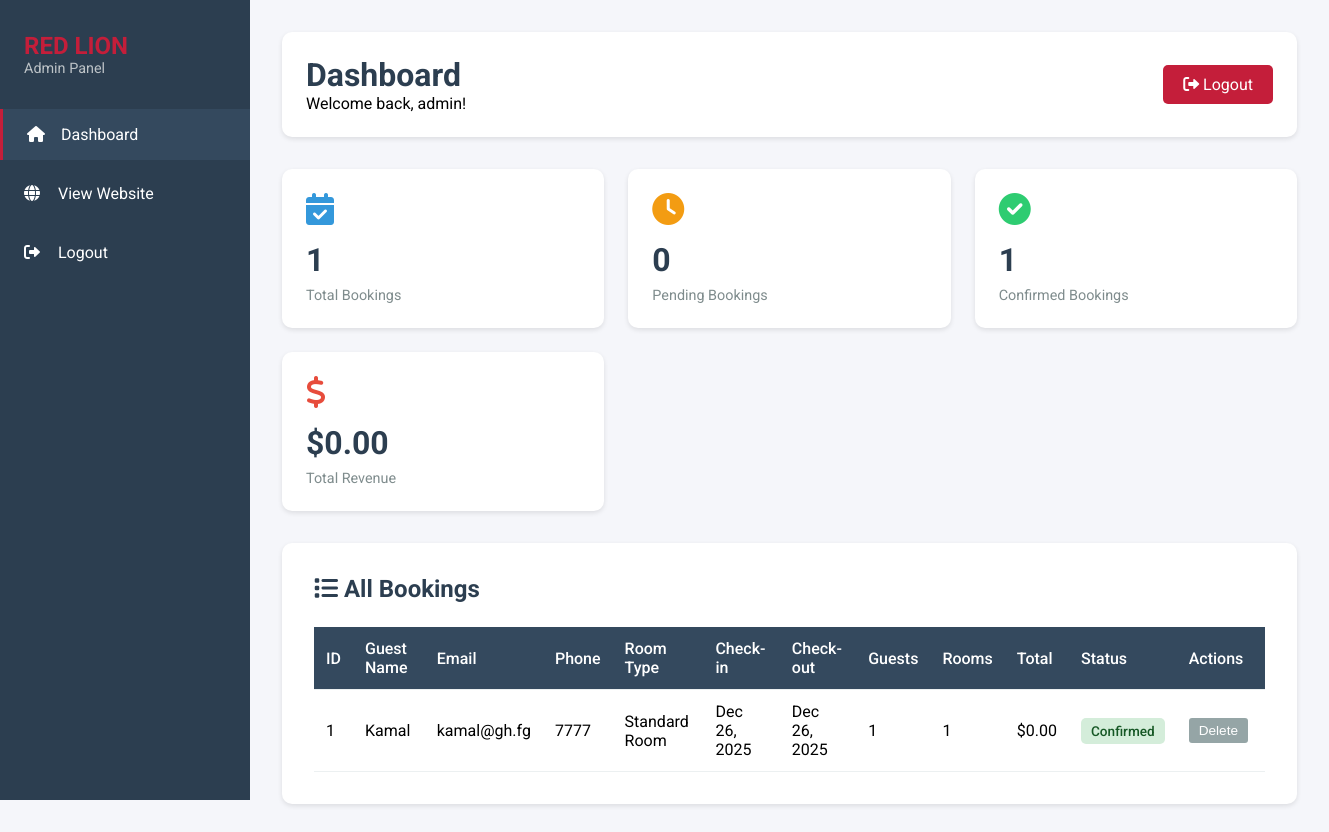
The app's page /dashboard.php (signed in) with its own data.
### tables this page shows
CREATE TABLE `bookings` (
  `id` int(11) NOT NULL,
  `full_name` varchar(100) NOT NULL,
  `email` varchar(100) NOT NULL,
  `phone` varchar(20) NOT NULL,
  `room_id` int(11) NOT NULL,
  `check_in` date NOT NULL,
  `check_out` date NOT NULL,
  `num_guests` int(11) NOT NULL,
  `num_rooms` int(11) NOT NULL,
  `special_requests` text DEFAULT NULL,
  `total_price` decimal(10,2) DEFAULT NULL,
  `status` enum('pending','confirmed','cancelled') DEFAULT 'pending',
  `booking_date` timestamp NOT NULL DEFAULT current_timestamp()
);

CREATE TABLE `rooms` (
  `id` int(11) NOT NULL,
  `room_type` varchar(50) NOT NULL,
  `price` decimal(10,2) NOT NULL,
  `description` text DEFAULT NULL,
  `amenities` text DEFAULT NULL,
  `image_url` varchar(255) DEFAULT NULL,
  `available_rooms` int(11) DEFAULT 10,
  `created_at` timestamp NOT NULL DEFAULT current_timestamp()
);

### dashboard.php (the view, shortened to what this page needs)
<?php
require_once '../../config/database.php';
$total_bookings_query = "SELECT COUNT(*) as total FROM bookings";
$total_bookings = mysqli_fetch_assoc(mysqli_query($conn, $total_bookings_query))['total'];
$pending_query = "SELECT COUNT(*) as total FROM bookings WHERE status = 'pending'";
$pending_bookings = mysqli_fetch_assoc(mysqli_query($conn, $pending_query))['total'];
$confirmed_query = "SELECT COUNT(*) as total FROM bookings WHERE status = 'confirmed'";
$confirmed_bookings = mysqli_fetch_assoc(mysqli_query($conn, $confirmed_query))['total'];
$total_revenue_query = "SELECT SUM(total_price) as revenue FROM bookings WHERE status = 'confirmed'";
$total_revenue = mysqli_fetch_assoc(mysqli_query($conn, $total_revenue_query))['revenue'] ?? 0;
$bookings_query = "SELECT b.*, r.room_type
                   FROM bookings b
                   JOIN rooms r ON b.room_id = r.id
                   ORDER BY b.booking_date DESC";
$bookings_result = mysqli_query($conn, $bookings_query);
?>
<!DOCTYPE html>
<html lang="en">
<head>
    <link rel="stylesheet" href="https://cdnjs.cloudflare.com/ajax/libs/font-awesome/6.0.0/css/all.min.css">
</head>
<body>
<div class="dashboard">
    <aside class="sidebar">
        <div class="sidebar-header">
            <h2>RED LION</h2>
            <p>Admin Panel</p>
        </div>
        <ul class="sidebar-menu">
            <li><a href="dashboard.php" class="active"><i class="fas fa-home"></i> Dashboard</a></li>
            <li><a href="../../public/index.php" target="_blank"><i class="fas fa-globe"></i> View Website</a></li>
            <li><a href="../logout.php"><i class="fas fa-sign-out-alt"></i> Logout</a></li>
        </ul>
    </aside>
    <main class="main-content">
        <div class="header">
            <div>
                <h1>Dashboard</h1>
                <p>Welcome back, <?php echo htmlspecialchars($_SESSION['admin_username']); ?>!</p>
            </div>
            <a href="../logout.php" class="logout-btn"><i class="fas fa-sign-out-alt"></i> Logout</a>
        </div>
        <div class="stats-grid">
            <div class="stat-card blue">
                <i class="fas fa-calendar-check"></i>
                <h3><?php echo $total_bookings; ?></h3>
                <p>Total Bookings</p>
            </div>
            <div class="stat-card orange">
                <i class="fas fa-clock"></i>
                <h3><?php echo $pending_bookings; ?></h3>
                <p>Pending Bookings</p>
            </div>
            <div class="stat-card green">
                <i class="fas fa-check-circle"></i>
                <h3><?php echo $confirmed_bookings; ?></h3>
                <p>Confirmed Bookings</p>
            </div>
            <div class="stat-card red">
                <i class="fas fa-dollar-sign"></i>
                <h3>$<?php echo number_format($total_revenue, 2); ?></h3>
                <p>Total Revenue</p>
            </div>
        </div>
        <div class="content-box">
            <h2><i class="fas fa-list"></i> All Bookings</h2>
            <?php if (mysqli_num_rows($bookings_result) > 0): ?>
                <div style="overflow-x: auto;">
                    <table>
                        <thead>
                        <tr>
                            <th>ID</th>
                            <th>Guest Name</th>
                            <th>Email</th>
                            <th>Phone</th>
                            <th>Room Type</th>
                            <th>Check-in</th>
                            <th>Check-out</th>
                            <th>Guests</th>
                            <th>Rooms</th>
                            <th>Total</th>
                            <th>Status</th>
                            <th>Actions</th>
                        </tr>
                        </thead>
                        <tbody>
                        <?php while($booking = mysqli_fetch_assoc($bookings_result)): ?>
                            <tr>
                                <td><?php echo $booking['id']; ?></td>
                                <td><?php echo htmlspecialchars($booking['full_name']); ?></td>
                                <td><?php echo htmlspecialchars($booking['email']); ?></td>
                                <td><?php echo htmlspecialchars($booking['phone']); ?></td>
                                <td><?php echo htmlspecialchars($booking['room_type']); ?></td>
                                <td><?php echo date('M d, Y', strtotime($booking['check_in'])); ?></td>
                                <td><?php echo date('M d, Y', strtotime($booking['check_out'])); ?></td>
                                <td><?php echo $booking['num_guests']; ?></td>
                                <td><?php echo $booking['num_rooms']; ?></td>
                                <td>$<?php echo number_format($booking['total_price'], 2); ?></td>
                                <td>
                                    <span class="status-badge status-<?php echo $booking['status']; ?>">
                                        <?php echo ucfirst($booking['status']); ?>
                                    </span>
                                </td>
                                <td>
                                    <form method="POST" style="display: inline;" onsubmit="return confirm('Are you sure you want to delete this booking?');">
                                        <button type="submit" name="delete_booking" class="action-btn btn-delete">Delete</button>
                                    </form>
                                </td>
                            </tr>
                        <?php endwhile; ?>
                        </tbody>
                    </table>
                </div>
            <?php endif; ?>
        </div>
    </main>
</div>
</body>
</html>

### dashboard.php (style rules this page uses)
* { margin: 0; padding: 0; box-sizing: border-box; }
body { font-family: 'Roboto', sans-serif; background: #f5f6fa; }
.dashboard { display: flex; min-height: 100vh; }
.sidebar { width: 250px; background: #2c3e50; color: white; padding: 2rem 0; position: fixed; height: 100vh; }
.sidebar-header { padding: 0 1.5rem; margin-bottom: 2rem; }
.sidebar-header h2 { color: #c41e3a; }
.sidebar-header p { font-size: 0.9rem; color: #bdc3c7; }
.sidebar-menu { list-style: none; }
.sidebar-menu li { margin-bottom: 0.5rem; }
.sidebar-menu a { display: block; padding: 1rem 1.5rem; color: white; text-decoration: none; transition: background 0.3s; }
.sidebar-menu a:hover, .sidebar-menu a.active { background: #34495e; border-left: 3px solid #c41e3a; }
.sidebar-menu i { margin-right: 10px; width: 20px; }
.main-content { flex: 1; margin-left: 250px; padding: 2rem; }
.header { background: white; padding: 1.5rem; border-radius: 10px; box-shadow: 0 2px 5px rgba(0,0,0,0.1); margin-bottom: 2rem; display: flex; justify-content: space-between; align-items: center; }
.header h1 { color: #2c3e50; }
.logout-btn { padding: 10px 20px; background: #c41e3a; color: white; border: none; border-radius: 5px; text-decoration: none; cursor: pointer; }
.stats-grid { display: grid; grid-template-columns: repeat(auto-fit, minmax(250px, 1fr)); gap: 1.5rem; margin-bottom: 2rem; }
.stat-card { background: white; padding: 1.5rem; border-radius: 10px; box-shadow: 0 2px 5px rgba(0,0,0,0.1); }
.stat-card i { font-size: 2rem; margin-bottom: 1rem; }
.stat-card.blue { color: #3498db; }
.stat-card.orange { color: #f39c12; }
.stat-card.green { color: #2ecc71; }
.stat-card.red { color: #e74c3c; }
.stat-card h3 { font-size: 2rem; margin-bottom: 0.5rem; color: #2c3e50; }
.stat-card p { color: #7f8c8d; font-size: 0.9rem; }
.content-box { background: white; padding: 2rem; border-radius: 10px; box-shadow: 0 2px 5px rgba(0,0,0,0.1); }
.content-box h2 { color: #2c3e50; margin-bottom: 1.5rem; }
table { width: 100%; border-collapse: collapse; }
table th, table td { padding: 12px; text-align: left; border-bottom: 1px solid #ecf0f1; }
table th { background: #34495e; color: white; font-weight: 500; }
.status-badge { padding: 5px 10px; border-radius: 5px; font-size: 0.85rem; font-weight: 500; }
.status-confirmed { background: #d4edda; color: #155724; }
.action-btn { padding: 5px 10px; border: none; border-radius: 3px; cursor: pointer; font-size: 0.85rem; margin-right: 5px; }
.btn-delete { background: #95a5a6; color: white; }

### records on screen
bookings: id "1", full_name "Kamal", email "kamal@gh.fg", phone "7777", room.room_type "Standard Room", check_in "Dec 26, 2025", check_out "Dec 26, 2025", num_guests "1", num_rooms "1", total_price "0.00", status "Confirmed"

### other values on screen
$_SESSION['admin_username'] "admin"
$total_bookings "1"
$pending_bookings "0"
$confirmed_bookings "1"
$total_revenue "0.00"
